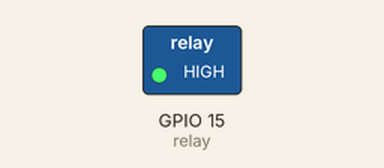
The program below on a simulated ESP32 board running MicroPython. Shown: switched loads named in the program (green lamp = pin HIGH). Dashed ring = blinking.

Above: at 0.5 s.
Timing chart, 0 to 4.6 s (numbered marks = the images above):
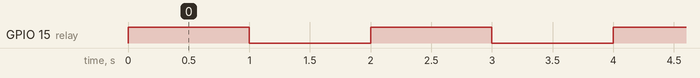

Measured:
- by itself, GPIO 15 (relay): alternates HIGH for 1.0 s and LOW for 1.0 s

The program:

lesson_31_Relay.py
```python
from machine import Pin
import time

# create relay from Pin 15, Set Pin 15 to output
relay = Pin(15, Pin.OUT)

# The relay is opened, COM and NO are connected on the relay, and COM and NC are disconnected.
def relay_on():
    relay(1)

# The relay is closed, the COM and NO on the relay are disconnected, and the COM and NC are connected.
def relay_off():
    relay(0)

# Loop, the relay is on for one second and off for one second
while True:
    relay_on()
    time.sleep(1)
    relay_off()
    time.sleep(1)
```
